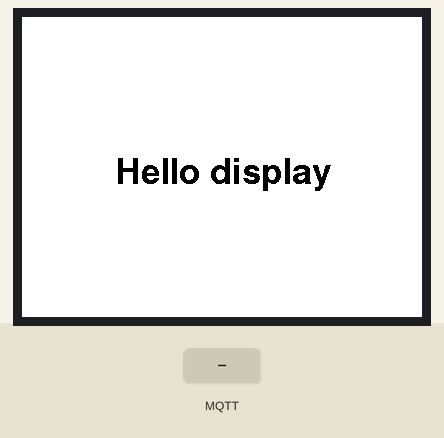
Recording of a sketch running on a simulated Arduino MKR. Parts: 400×300 colour display. The inputs (shaded band) are chosen by the test bench. WiFi joins after 1.5 s; servers stay silent unless stated; no MQTT or app messages arrive unless stated; what the sketch prints to the serial monitor is not drawn.

Above: at 18.8 s.
18.9 s: MQTT message "!" arrives on the first subscribed topic
Timing chart, 0 to 21.9 s (numbered marks = the images above; inputs shaded):
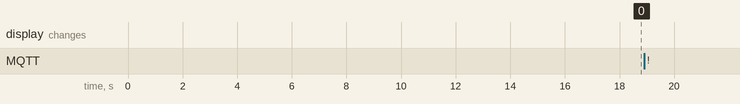

The sketch:

ch6_03_mqtt.ino
```cpp
/*
 * Hands-On Internet of Things with MQTT – Chapter 6 (03 - MQTT)
 *
 * Displays MQTT messages sent to the channel "/tims-channel/todo-device/text" on
 * an e-paper display.
 *
 * Based on GxEPD2_Example by Jean-Marc Zingg, which is itself based on Demo Example from
 * Good Display: http://www.e-paper-display.com/download_list/downloadcategoryid=34&isMode=false.html
 *
 * Libraries (install via library manager):
 *   - GxEPD2
 *   - Adafruit GFX
 *
 * Waveshare e-paper discussion on Arduino forum: http://forum.arduino.cc/index.php?topic=487007.0
 */

#include <GxEPD2_BW.h>
#include <GxEPD2_3C.h>
#include <Fonts/FreeSansBold18pt7b.h>
#include <WiFiNINA.h>
#include <MQTT.h>

#define MAX_DISPAY_BUFFER_SIZE 15000ul
#define MAX_HEIGHT(EPD) (EPD::HEIGHT <= MAX_DISPAY_BUFFER_SIZE / (EPD::WIDTH / 8) ? EPD::HEIGHT : MAX_DISPAY_BUFFER_SIZE / (EPD::WIDTH / 8))
#define MAX_HEIGHT_3C(EPD) (EPD::HEIGHT <= (MAX_DISPAY_BUFFER_SIZE / 2) / (EPD::WIDTH / 8) ? EPD::HEIGHT : (MAX_DISPAY_BUFFER_SIZE / 2) / (EPD::WIDTH / 8))
GxEPD2_3C<GxEPD2_420c, MAX_HEIGHT_3C(GxEPD2_420c)> display(GxEPD2_420c(/*CS=4*/ 4, /*DC=*/ 7, /*RST=*/ 6, /*BUSY=*/ 5));

const char WIFI_SSID[] = "name"; // set your network name here
const char WIFI_PASSWORD[] = "password"; // set your network password here
const char MQTT_SERVER[] = "broker.shiftr.io";
const int MQTT_SERVER_PORT = 1883;
const char MQTT_USERNAME[] = "try";
const char MQTT_PASSWORD[] = "try";
const char MQTT_DEVICE_NAME[] = "hellomqtt"; // can be freely picked

int status = WL_IDLE_STATUS;
WiFiClient net;
MQTTClient client;

unsigned long lastMillis = 0;
String lastText = "";

void setup() {
  Serial.begin(115200);
  Serial.println("starting...");
  display.init(115200);
  setText("Hello display");
  display.powerOff();
  connect();
}

void loop() {
  if(Serial.available() > 0) {
    String text = Serial.readStringUntil('\n');
    Serial.print("Received: "); Serial.println(text);
    setText(text);
  }
  client.loop();

  if (!net.connected()) {
    connect();
  }
}

void setText(String text) {
  if (text.equals(lastText)) {
    return;
  }
  display.setRotation(0);
  display.setFont(&FreeSansBold18pt7b);
  char lastCharacter = text.charAt(text.length() - 1);
  if (lastCharacter == '!') {
    display.setTextColor(GxEPD_RED);
  } else {
    display.setTextColor(GxEPD_BLACK);
  }
  int16_t tbx, tby; uint16_t tbw, tbh;
  display.getTextBounds(text, 0, 0, &tbx, &tby, &tbw, &tbh);
  uint16_t x = (display.width() - tbw) / 2;
  uint16_t y = (display.height() + tbh) / 2; // y is base line!
  display.setFullWindow();
  display.firstPage();
  do {
    display.fillScreen(GxEPD_WHITE);
    display.setCursor(x, y);
    display.print(text);
  } while (display.nextPage());
  lastText = text;
}

void connect() {
  // first connect to the wifi
  Serial.print("Checking wifi...");
  while (status != WL_CONNECTED) {
    status = WiFi.begin(WIFI_SSID, WIFI_PASSWORD);
    Serial.print(".");
    delay(1000);
  }
  Serial.println(); Serial.print("Connected to WiFi!"); Serial.println();

  // second connect to the MQTT server
  client.begin(MQTT_SERVER, MQTT_SERVER_PORT, net);
  Serial.println("Connecting to MQTT server...");
  while (!client.connect(MQTT_DEVICE_NAME, MQTT_USERNAME, MQTT_PASSWORD)) {
    Serial.print(".");
    delay(1000);
  }
  Serial.println("Connected to MQTT server");

  // define what should happen when messages are incoming
  client.onMessage(messageReceived);

  // subscribe to MQTT topics
  client.subscribe("/tims-channel/todo-device/text", 1);
}

void messageReceived(String &topic, String &payload) {
  Serial.println("incoming: " + topic + " - " + payload);
  setText(payload);
}
```
